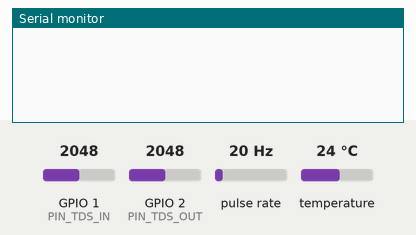
Simulated run of this sketch. Board: ESP32-S3. Parts: the last lines printed to the serial monitor. Wiring (inferred from the names in the program): pulse sensor: data GPIO 5. The inputs (shaded band) are chosen by the test bench; at power-on: pulse rate 20 Hz, temperature 24 °C, GPIO 1 (PIN_TDS_IN) = 2048, GPIO 2 (PIN_TDS_OUT) = 2048 (analog values on the 0–4095 scale).

Above: at 2.2 s.
2.3 s: pulse rate (sensor on GPIO 5) set to 4 Hz
At 3.3 s:
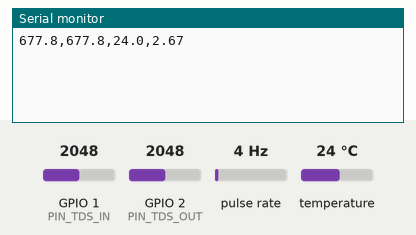
5.2 s: temperature set to 12 °C
At 6.5 s:
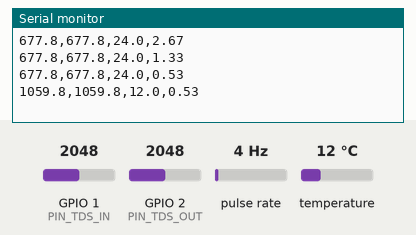
6.7 s: GPIO 1 (PIN_TDS_IN) set to 2866
At 7.6 s:
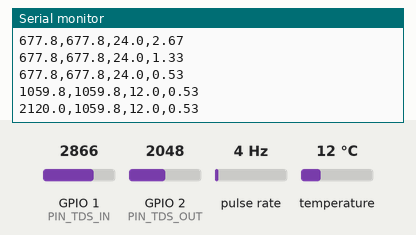
8.2 s: GPIO 2 (PIN_TDS_OUT) set to 2866
At 9.5 s:
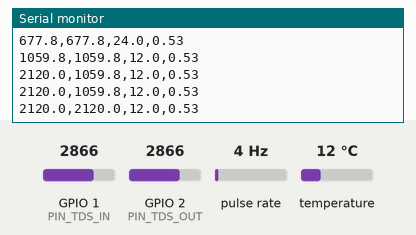
9.7 s: pulse rate (sensor on GPIO 5) set to 50 Hz
At 10.6 s:
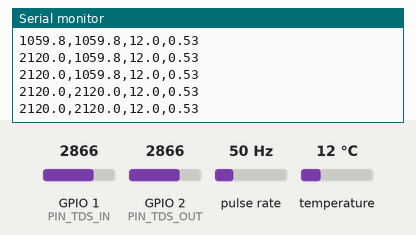
11.2 s: temperature set to 19 °C
At 12.5 s:
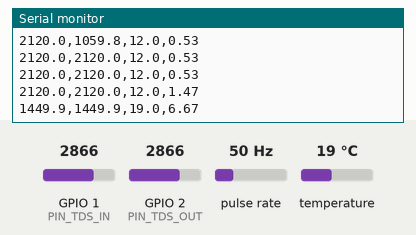
Timing chart, 0 to 13.7 s (numbered marks = the images above; inputs shaded):
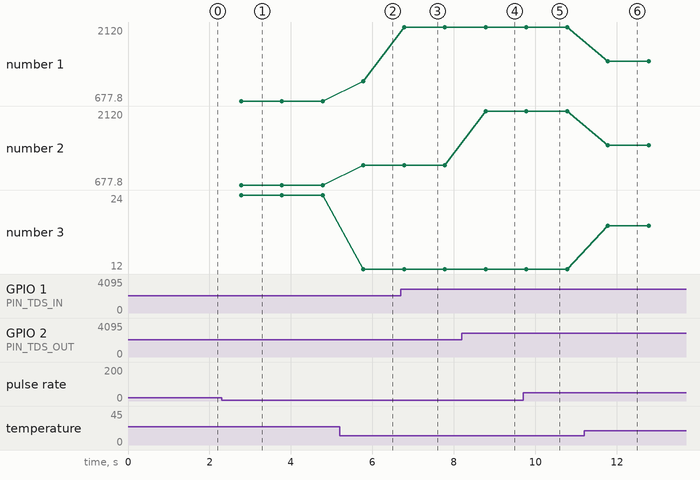

The sketch:

esp32_sensor_node.ino
```cpp
/*
  Aqua-Swachh: ESP32-S3 Sensor Node Firmware
  =========================================
  Target: ESP32-S3 DevKit
  Sensors:
  - TDS In (Raw Water): Analog ADC (e.g. GPIO 1)
  - TDS Out (Permeate): Analog ADC (e.g. GPIO 2)
  - Temperature: DS18B20 1-Wire (e.g. GPIO 4)
  - Flow Sensor: YF-S201 Hall-Effect (e.g. GPIO 5)

  Serial Output Format:
  tds_in,tds_out,temperature,flow_rate
  e.g.: 420.5,32.1,26.4,1.82
*/

#include <OneWire.h>
#include <DallasTemperature.h>

// --- Pin Definitions ---
const int PIN_TDS_IN     = 1;   // ADC1 Channel for Feed TDS
const int PIN_TDS_OUT    = 2;   // ADC1 Channel for Permeate TDS
const int PIN_ONE_WIRE   = 4;   // 1-Wire bus for DS18B20
const int PIN_FLOW       = 5;   // Interrupt pin for YF-S201 flow sensor

// --- Sensor Objects ---
OneWire oneWire(PIN_ONE_WIRE);
DallasTemperature tempSensors(&oneWire);

// --- Flow Sensor Variables ---
volatile unsigned long pulseCount = 0;
unsigned long lastFlowTime = 0;
float flowRateLPM = 0.0;
// YF-S201 calibration factor: ~7.5 pulses per second = 1 L/min
const float FLOW_CALIBRATION_FACTOR = 7.5;

void IRAM_ATTR pulseCounter() {
  pulseCount++;
}

// Helper: Convert ADC voltage to TDS (ppm) with temperature compensation
float readTDS(int pin, float temperatureC) {
  int analogVal = analogRead(pin);
  // ESP32 ADC: 12-bit (0-4095) with reference voltage ~3.3V
  float voltage = (analogVal / 4095.0) * 3.3;

  // Standard Gravity TDS temperature compensation formula:
  // V_comp = V / (1.0 + 0.02 * (T - 25.0))
  float compensationCoefficient = 1.0 + 0.02 * (temperatureC - 25.0);
  float compensationVoltage = voltage / compensationCoefficient;

  // Typical empirical polynomial curve for analog TDS meters (Xcluma / Gravity)
  float tdsValue = (133.42 * pow(compensationVoltage, 3)
                  - 255.86 * pow(compensationVoltage, 2)
                  + 857.39 * compensationVoltage) * 0.5;
  if (tdsValue < 0) tdsValue = 0;
  return tdsValue;
}

void setup() {
  Serial.begin(115200);
  delay(1000);

  // Initialize DS18B20
  tempSensors.begin();

  // Initialize Flow Sensor Interrupt
  pinMode(PIN_FLOW, INPUT_PULLUP);
  attachInterrupt(digitalPinToInterrupt(PIN_FLOW), pulseCounter, FALLING);
  lastFlowTime = millis();

  // Configure ADC
  analogReadResolution(12);
  analogSetAttenuation(ADC_11db); // Full range 0 - 3.3V
}

void loop() {
  unsigned long now = millis();

  // Sample every 1000 ms (1 Hz)
  if (now - lastFlowTime >= 1000) {
    // 1. Calculate Flow Rate
    detachInterrupt(digitalPinToInterrupt(PIN_FLOW));
    // flowRate (L/min) = (pulseCount / 7.5) * (1000 / dt_ms)
    float dt = (now - lastFlowTime) / 1000.0;
    flowRateLPM = (pulseCount / (FLOW_CALIBRATION_FACTOR * dt)) / 60.0 * 60.0; // in L/min
    pulseCount = 0;
    lastFlowTime = now;
    attachInterrupt(digitalPinToInterrupt(PIN_FLOW), pulseCounter, FALLING);

    // 2. Read Water Temperature
    tempSensors.requestTemperatures();
    float waterTemp = tempSensors.getTempCByIndex(0);
    // Fallback if sensor disconnected
    if (waterTemp < -50 || waterTemp > 85) {
      waterTemp = 25.0; // Default reference
    }

    // 3. Read TDS Sensors
    float tdsIn = readTDS(PIN_TDS_IN, waterTemp);
    float tdsOut = readTDS(PIN_TDS_OUT, waterTemp);

    // 4. Output CSV formatted stream over Serial
    // Format: tds_in,tds_out,temperature,flow_rate
    Serial.print(tdsIn, 1);
    Serial.print(",");
    Serial.print(tdsOut, 1);
    Serial.print(",");
    Serial.print(waterTemp, 1);
    Serial.print(",");
    Serial.println(flowRateLPM, 2);
  }
}
```

Measured:
- after the input at 5.2 s, the serial monitor: prints a new line after 0.58 s (image 2)
- after the input at 6.7 s, the serial monitor: prints a new line after 0.08 s (image 3)
- after the input at 8.2 s, the serial monitor: prints a new line after 0.58 s (image 4)
- after the input at 11.2 s, the serial monitor: prints a new line after 0.58 s (image 6)
- plotted number 1: 677.8 → 1059.8 after the input at 5.2 s, 1059.8 → 2120 after the input at 6.7 s, 2120 → 1449.9 after the input at 11.2 s
- plotted number 2: 677.8 → 1059.8 after the input at 5.2 s, 2120 → 1449.9 after the input at 11.2 s
- plotted number 3: 24 → 12 after the input at 5.2 s, 12 → 19 after the input at 11.2 s
